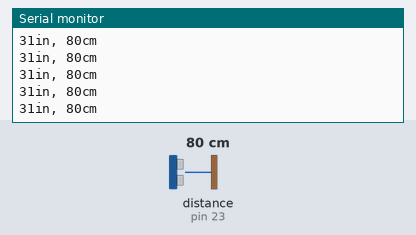
The sketch below on a simulated Arduino Mega 2560, built with avr-gcc and run on an emulated ATmega2560. On the bench: the last lines printed to the serial monitor. Wiring (inferred from the names in the program): ultrasonic range finder: trigger pin 22; echo pin 23. The inputs (shaded band) are chosen by the test bench; at power-on: distance to the obstacle (sensor on pin 23) 80 cm. The echo pulse lasts 58.3 µs per cm.

Above: at 5.7 s.
5.8 s: distance to the obstacle (sensor on pin 23) set to 28 cm
At 5.81 s:
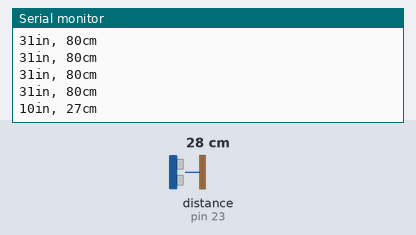
7.3 s: distance to the obstacle (sensor on pin 23) set to 31 cm
At 7.35 s:
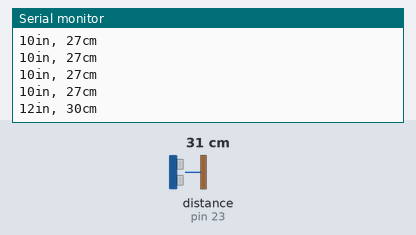
Timing chart, 0 to 10.3 s (numbered marks = the images above; inputs shaded):
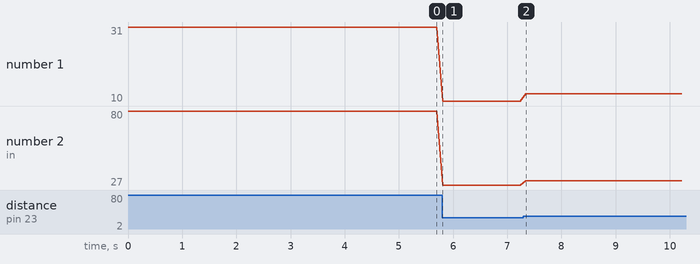

Measured:
- after the input at 5.8 s, the serial monitor: prints a new line at once (image 1)
- after the input at 7.3 s, the serial monitor: prints a new line at once (image 2)
- plotted number 1: 31 → 10 after the input at 5.8 s, 10 → 12 after the input at 7.3 s
- plotted number 2: 80 → 27 after the input at 5.8 s, 27 → 30 after the input at 7.3 s

The sketch:

sensor_HC-SR04.ino
```cpp
#include <Arduino.h>

const int maxRange = 30;
const int minRange = 5;

const int TRIG = 22; // ? 22 FORA // dentro 12
const int ECHO = 23; // ? 23 FORA // dentro 13

// Funções inline para conversão, otimizando chamadas
inline long microSecondsToInches(long microSeconds) { return microSeconds / 74 / 2; }
inline long microSecondsToCentimeters(long microSeconds) { return microSeconds / 29 / 2; }

void setup() {
  Serial.begin(9600);
  pinMode(TRIG, OUTPUT);
  pinMode(ECHO, INPUT);
}

void loop() {
  // Usa unsigned long para maior precisão
  unsigned long duration;

  // Garante pulso limpo no TRIG
  digitalWrite(TRIG, LOW);
  delayMicroseconds(2);
  digitalWrite(TRIG, HIGH);
  delayMicroseconds(10);
  digitalWrite(TRIG, LOW);

  duration = pulseIn(ECHO, HIGH, 30000); // timeout para evitar travamento

  // Só processa se recebeu eco
  if (duration > 0) {
    long inches = microSecondsToInches(duration);
    long cm = microSecondsToCentimeters(duration);

    Serial.print(inches);
    Serial.print("in, ");
    Serial.print(cm);
    Serial.print("cm");
    Serial.println();
  } else {
    Serial.println("Sem resposta do sensor");
  }

  delay(100);
}
```
